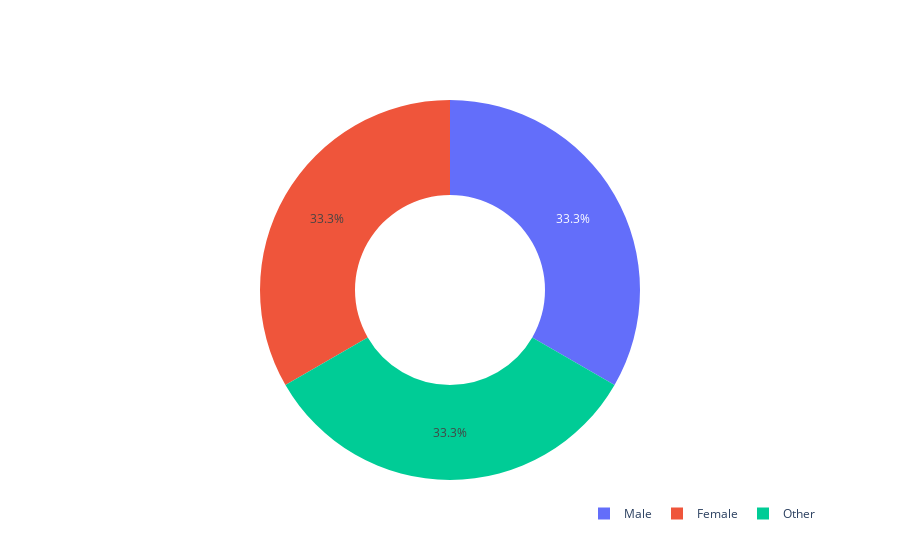

Source (notebook cell):
### Markdown cell above
### Participants Gender

### Code cell
pie_1 = go.Figure(data=[go.Pie(
    name ='Participant Gender',
    labels = participant_Gender,
    values = participant_gender_values,
     hole=.5
)])

pie_1.update_layout(legend=dict(
    orientation="h",
    yanchor="top",
    y= -0.05,
    xanchor="right",
    x=1
))
#pie_1.show()

### Figure 1 — Plotly figure (JSON) as saved in the notebook; plotly's stock layout.template omitted (floating-point values rounded to 4 significant figures)
{"data": [{"hole": 0.5, "labels": ["Male", "Female", "Other"], "name": "Participant Gender", "type": "pie", "values": [1, 1, 1]}], "layout": {"autosize": true, "legend": {"orientation": "h", "x": 1, "xanchor": "right", "y": -0.05, "yanchor": "top"}}}
